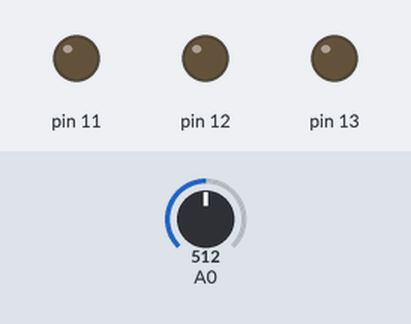
This sketch was run on a simulated Arduino Uno, built with avr-gcc and run on an emulated ATmega328P. Parts: output pins drawn as LEDs (lit = HIGH). The inputs (shaded band) are chosen by the test bench; at power-on: A0 = 512.

Above: at 1.2 s.
1.3 s: A0 set to 466
2.8 s: A0 set to 444
At 3.3 s:
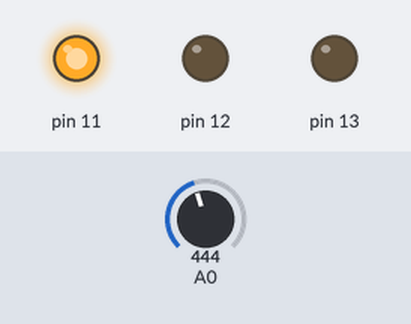
4.3 s: A0 set to 309
5.8 s: A0 set to 287
At 6.8 s:
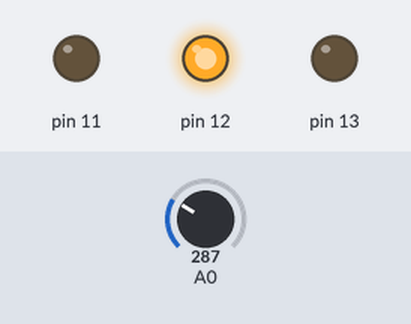
7.3 s: A0 set to 261
8.8 s: A0 set to 236
At 9.1 s:
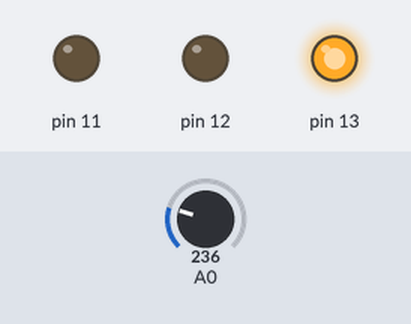
Timing chart, 0 to 11.3 s (numbered marks = the images above; inputs shaded):
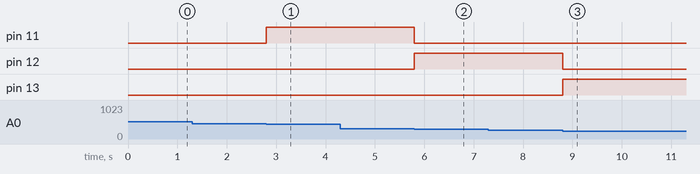

The sketch:

36-Water_Level_Sensor_Control_LED.ino
```cpp
int value;
void setup() {
  // put your setup code here, to run once:
  pinMode(A0, INPUT);
  pinMode(13, OUTPUT);
  pinMode(12, OUTPUT);
  pinMode(11, OUTPUT);

}

void loop() {
  // put your main code here, to run repeatedly:
  value = analogRead(A0);
  if(value <= 250)
  {
    digitalWrite(13, 1); // Green
    digitalWrite(12, 0); // Yellow
    digitalWrite(11, 0); // Red
  }
  else if(value <= 300)
  {
    digitalWrite(13, 0); // Green
    digitalWrite(12, 1); // Yellow
    digitalWrite(11, 0); // Red
  }
  else if(value <= 450)
  {
    digitalWrite(13, 0); // Green
    digitalWrite(12, 0); // Yellow
    digitalWrite(11, 1); // Red
  }
}
```

Measured:
- the behaviour switches between 451 and 450 on A0 (found by bisection; images 0 and 1)
- the behaviour switches between 301 and 300 on A0 (found by bisection; images 1 and 2)
- the behaviour switches between 251 and 250 on A0 (found by bisection; images 2 and 3)
- after the input at 1.3 s, every drawn part: stays the same
- after the input at 2.8 s, pin 11: LOW → HIGH at once
- after the input at 4.3 s, every drawn part: stays the same
- after the input at 5.8 s, pin 11: HIGH → LOW at once; pin 12: LOW → HIGH at once
- after the input at 7.3 s, every drawn part: stays the same
- after the input at 8.8 s, pin 12: HIGH → LOW at once; pin 13: LOW → HIGH at once
